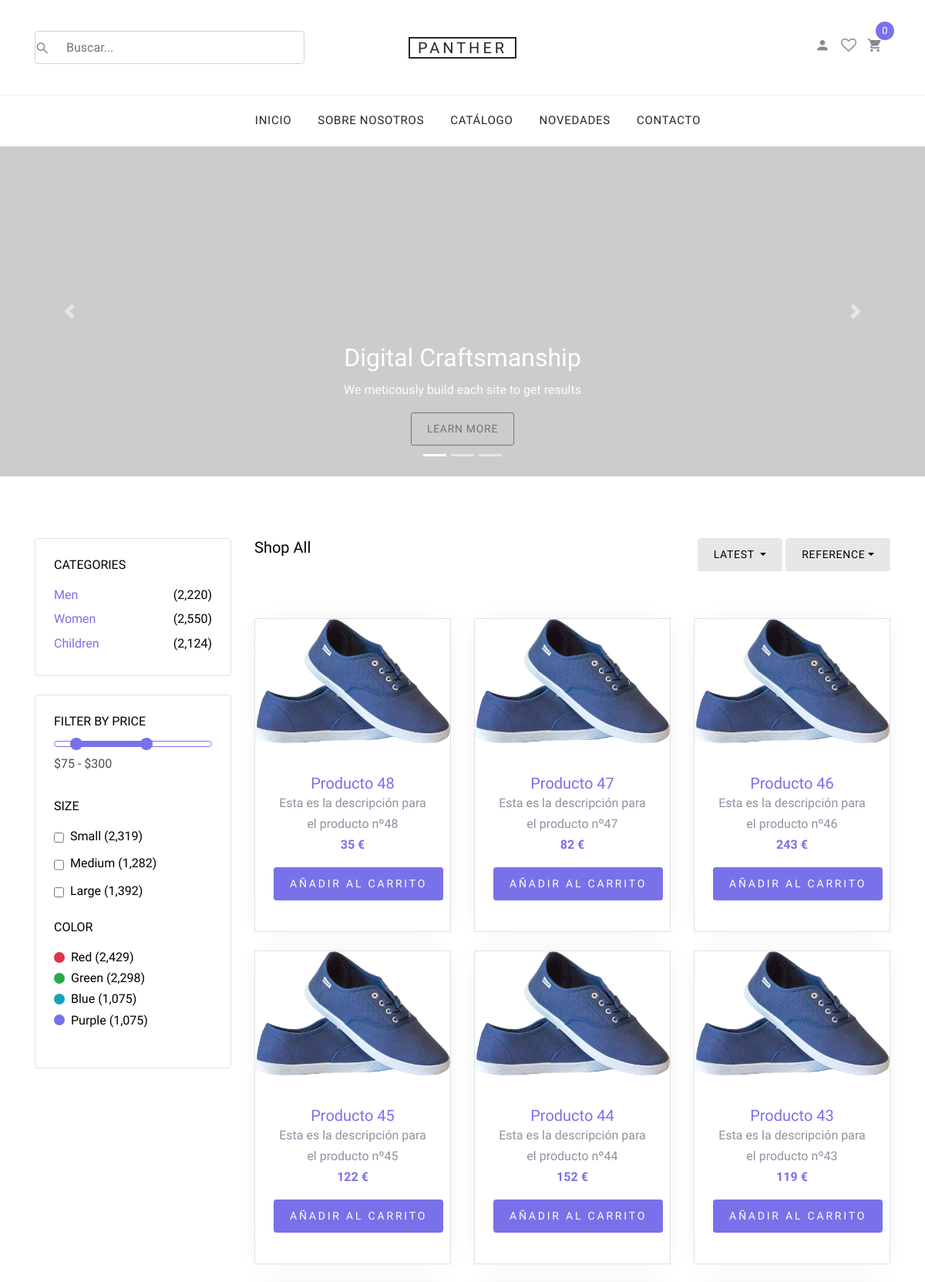
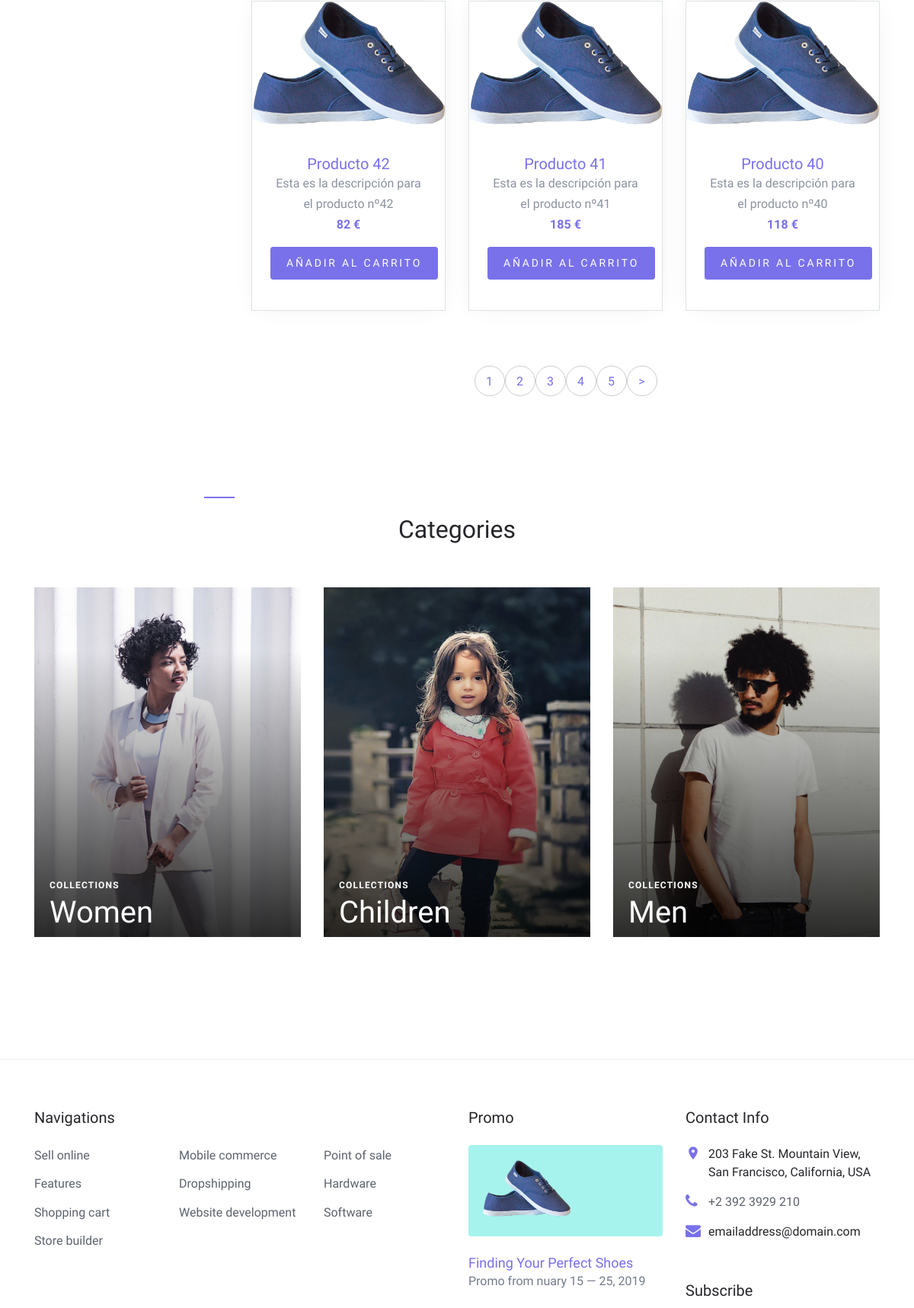
The page / (upper part) on the database its author committed (2 pictures, top to bottom).
### tables this page shows
CREATE TABLE `productos` (
  `id` int(11) NOT NULL,
  `nombre` varchar(300) NOT NULL,
  `descripcion` text NOT NULL,
  `precio` double NOT NULL,
  `imagen` varchar(200) NOT NULL,
  `inventario` int(11) NOT NULL,
  `id_categoria` int(11) NOT NULL,
  `talla` varchar(100) NOT NULL,
  `color` varchar(100) NOT NULL
);

### index.php (the view, shortened to what this page needs)
<!DOCTYPE html>
<html lang="en">
<head>
  <link rel="stylesheet" href="fonts/icomoon/style.css">
  <link rel="stylesheet" href="css/bootstrap.min.css">
  <link rel="stylesheet" href="css/magnific-popup.css">
  <link rel="stylesheet" href="css/jquery-ui.css">
  <link rel="stylesheet" href="css/owl.carousel.min.css">
  <link rel="stylesheet" href="css/owl.theme.default.min.css">
  <link rel="stylesheet" href="css/aos.css">
  <link rel="stylesheet" href="css/style.css">
</head>
<body>
  <div class="site-wrap">
    <?php include("./layouts/header.php"); ?>
    <div id="carousel" class="carousel slide carousel-fade" data-ride="carousel" data-interval="6000">
      <ol class="carousel-indicators">
        <li data-target="#carousel" data-slide-to="0" class="active"></li>
        <li data-target="#carousel" data-slide-to="1"></li>
        <li data-target="#carousel" data-slide-to="2"></li>
      </ol>
      <div class="carousel-inner" role="listbox">
        <div class="carousel-item active">
          <a href="https://bootstrapcreative.com/">
            <picture>
              <source srcset="https://dummyimage.com/2000x500/007aeb/4196e5" media="(min-width: 1400px)">
              <source srcset="https://dummyimage.com/1400x500/#007aeb/4196e5" media="(min-width: 769px)">
              <source srcset="https://dummyimage.com/800x500/007aeb/4196e5" media="(min-width: 577px)">
              <img srcset="https://dummyimage.com/600x500/007aeb/4196e5" alt="responsive image" class="d-block img-fluid">
            </picture>
            <div class="carousel-caption">
              <div>
                <h2>Digital Craftsmanship</h2>
                <p>We meticously build each site to get results</p>
                <span class="btn btn-sm btn-outline-secondary">Learn More</span>
              </div>
            </div>
          </a>
        </div>
      </div>
      <a class="carousel-control-prev" href="#carousel" role="button" data-slide="prev">
        <span class="carousel-control-prev-icon" aria-hidden="true"></span>
      </a>
      <a class="carousel-control-next" href="#carousel" role="button" data-slide="next">
        <span class="carousel-control-next-icon" aria-hidden="true"></span>
      </a>
    </div>
    <div class="site-section">
      <div class="container">
        <div class="row mb-5">
          <div class="col-md-9 order-2">
            <div class="row">
              <div class="col-md-12 mb-5">
                <div class="float-md-left mb-4">
                  <h2 class="text-black h5">Shop All</h2>
                </div>
                <div class="d-flex">
                  <div class="dropdown mr-1 ml-md-auto">
                    <button type="button" class="btn btn-secondary btn-sm dropdown-toggle" id="dropdownMenuOffset" data-toggle="dropdown" aria-haspopup="true" aria-expanded="false">
                      Latest
                    </button>
                  </div>
                  <div class="btn-group">
                    <button type="button" class="btn btn-secondary btn-sm dropdown-toggle" id="dropdownMenuReference" data-toggle="dropdown">Reference</button>
                  </div>
                </div>
              </div>
            </div>
            <div class="row mb-5">
              <?php
              include('./php/conexion.php');
              $limite = 9;
              $totalQuery = $conexion->query('SELECT COUNT(*) FROM productos') or die($conexion->error);
              $totalProductos = mysqli_fetch_row($totalQuery);
              $totalBotones = round($totalProductos[0] / $limite);
              if (isset($_GET['limite'])) {
                $resultado = $conexion->query("select * from productos order by id DESC limit " . $_GET['limite'] . "," . $limite) or die($conexion->error);
              } else {
                $resultado = $conexion->query("select * from productos order by id DESC limit " . $limite) or die($conexion->error);
              }
              while ($fila = mysqli_fetch_array($resultado)) {
              ?>
                <div class="col-sm-6 col-lg-4 mb-4" data-aos="fade-up">
                  <div class="block-4 text-center border">
                    <figure class="block-4-image">
                      <a href="shop-single.php?id=<?php echo $fila['id']; ?>">
                        <img src="images/<?php echo $fila['imagen']; ?>" alt="<?php echo $fila['nombre']; ?>" class="img-fluid"></a>
                    </figure>
                    <div class="block-4-text p-4">
                      <h3><a href="shop-single.php?id=<?php echo $fila['id']; ?>"><?php echo $fila['nombre']; ?></a></h3>
                      <p class="mb-0"><?php echo $fila['descripcion']; ?></p>
                      <p class="text-primary font-weight-bold"><?php echo $fila['precio']; ?> €</p>
                      <p><a href="cart.php?id=<?php echo $fila[0]; ?>" class="buy-now btn btn-sm btn-primary bntComprar">Añadir al Carrito</a></p>
                    </div>
                  </div>
                </div>
              <?php } ?>
            </div>
            <div class="row" data-aos="fade-up">
              <div class="col-md-12 text-center">
                <div class="site-block-27">
                  <ul>
                    <?php
                    for ($k = 0; $k < $totalBotones; $k++) {
                      echo '<li><a href="index.php?limite=' . ($k * 10) . '">' . ($k + 1) . '</a></li>';
                    }
                    if (isset($_GET['limite'])) {
                      if ($_GET['limite'] + $limite < $totalBotones * $limite) {
                        echo '<li><a href="index.php?limite=' . ($_GET['limite'] + $limite) . '">&gt;</a></li>';
                      }
                    } else {
                      echo '<li><a href="index.php?limite=' . $limite . '">&gt;</a></li>';
                    }
                    ?>
                  </ul>
                </div>
              </div>
            </div>
          </div>
          <div class="col-md-3 order-1 mb-5 mb-md-0">
            <div class="border p-4 rounded mb-4">
              <h3 class="mb-3 h6 text-uppercase text-black d-block">Categories</h3>
              <ul class="list-unstyled mb-0">
                <li class="mb-1"><a href="#" class="d-flex"><span>Men</span> <span class="text-black ml-auto">(2,220)</span></a></li>
                <li class="mb-1"><a href="#" class="d-flex"><span>Women</span> <span class="text-black ml-auto">(2,550)</span></a></li>
                <li class="mb-1"><a href="#" class="d-flex"><span>Children</span> <span class="text-black ml-auto">(2,124)</span></a></li>
              </ul>
            </div>
            <div class="border p-4 rounded mb-4">
              <div class="mb-4">
                <h3 class="mb-3 h6 text-uppercase text-black d-block">Filter by Price</h3>
                <div id="slider-range" class="border-primary"></div>
                <input type="text" name="text" id="amount" class="form-control border-0 pl-0 bg-white" disabled="" />
              </div>
              <div class="mb-4">
                <h3 class="mb-3 h6 text-uppercase text-black d-block">Size</h3>
                <label for="s_sm" class="d-flex">
                  <input type="checkbox" id="s_sm" class="mr-2 mt-1"> <span class="text-black">Small (2,319)</span>
                </label>
                <label for="s_md" class="d-flex">
                  <input type="checkbox" id="s_md" class="mr-2 mt-1"> <span class="text-black">Medium (1,282)</span>
                </label>
                <label for="s_lg" class="d-flex">
                  <input type="checkbox" id="s_lg" class="mr-2 mt-1"> <span class="text-black">Large (1,392)</span>
                </label>
              </div>
              <div class="mb-4">
                <h3 class="mb-3 h6 text-uppercase text-black d-block">Color</h3>
                <a href="#" class="d-flex color-item align-items-center">
                  <span class="bg-danger color d-inline-block rounded-circle mr-2"></span> <span class="text-black">Red (2,429)</span>
                </a>
                <a href="#" class="d-flex color-item align-items-center">
                  <span class="bg-success color d-inline-block rounded-circle mr-2"></span> <span class="text-black">Green (2,298)</span>
                </a>
                <a href="#" class="d-flex color-item align-items-center">
                  <span class="bg-info color d-inline-block rounded-circle mr-2"></span> <span class="text-black">Blue (1,075)</span>
                </a>
                <a href="#" class="d-flex color-item align-items-center">
                  <span class="bg-primary color d-inline-block rounded-circle mr-2"></span> <span class="text-black">Purple (1,075)</span>
                </a>
              </div>
            </div>
          </div>
        </div>
        <div class="row">
          <div class="col-md-12">
            <div class="site-section site-blocks-2">
              <div class="row justify-content-center text-center mb-5">
                <div class="col-md-7 site-section-heading pt-4">
                  <h2>Categories</h2>
                </div>
              </div>
              <div class="row">
                <div class="col-sm-6 col-md-6 col-lg-4 mb-4 mb-lg-0" data-aos="fade" data-aos-delay="">
                  <a class="block-2-item" href="#">
                    <figure class="image">
                      <img src="images/women.jpg" alt="" class="img-fluid">
                    </figure>
                    <div class="text">
                      <span class="text-uppercase">Collections</span>
                      <h3>Women</h3>
                    </div>
                  </a>
                </div>
                <div class="col-sm-6 col-md-6 col-lg-4 mb-5 mb-lg-0" data-aos="fade" data-aos-delay="100">
                  <a class="block-2-item" href="#">
                    <figure class="image">
                      <img src="images/children.jpg" alt="" class="img-fluid">
                    </figure>
                    <div class="text">
                      <span class="text-uppercase">Collections</span>
                      <h3>Children</h3>
                    </div>
                  </a>
                </div>
                <div class="col-sm-6 col-md-6 col-lg-4 mb-5 mb-lg-0" data-aos="fade" data-aos-delay="200">
                  <a class="block-2-item" href="#">
                    <figure class="image">
                      <img src="images/men.jpg" alt="" class="img-fluid">
                    </figure>
                    <div class="text">
                      <span class="text-uppercase">Collections</span>
                      <h3>Men</h3>
                    </div>
                  </a>
                </div>
              </div>
            </div>
          </div>
        </div>
      </div>
    </div>
    <?php include("./layouts/footer.php"); ?>
  </div>
</body>
</html>

### layouts/header.php (shortened to what this page needs)
<head>
</head>
<header class="site-navbar" role="banner">
  <div class="site-navbar-top">
    <div class="container">
      <div class="row align-items-center">
        <div class="col-6 col-md-4 order-2 order-md-1 site-search-icon text-left">
          <form action="./busqueda.php" class="site-block-top-search" method="GET">
            <span class="icon icon-search2"></span>
            <input type="text" class="form-control" placeholder="Buscar..." name="texto">
          </form>
        </div>
        <div class="col-12 mb-3 mb-md-0 col-md-4 order-1 order-md-2 text-center">
          <div class="site-logo">
            <a href="index.php" class="js-logo-clone">Panther</a>
          </div>
        </div>
        <div class="col-6 col-md-4 order-3 order-md-3 text-right">
          <div class="site-top-icons">
            <ul>
              <li><a href="./login.php"><span class="icon icon-person"></span></a></li>
              <li><a href="#"><span class="icon icon-heart-o"></span></a></li>
              <li>
                <a href="cart.php" class="site-cart">
                  <span class="icon icon-shopping_cart"></span>
                  <span class="count">
                    <?php
                    if (isset($_SESSION['carrito'])) {
                      echo count($_SESSION['carrito']);
                    } else {
                      echo 0;
                    }
                    ?>
                  </span>
                </a>
              </li>
            </ul>
          </div>
        </div>
      </div>
    </div>
  </div>
  <nav class="site-navigation text-right text-md-center" role="navigation">
    <div class="container">
      <ul class="site-menu js-clone-nav d-none d-md-block">
        <li>
          <a href="index.php">Inicio</a>
        </li>
        <li>
          <a href="about.php">Sobre Nosotros</a>
        </li>
        <li><a href="#">Catálogo</a></li>
        <li><a href="#">Novedades</a></li>
        <li><a href="contacto.php">Contacto</a></li>
      </ul>
    </div>
  </nav>
</header>

### layouts/footer.php (shortened to what this page needs)
<footer class="site-footer border-top">
      <div class="container">
        <div class="row">
          <div class="col-lg-6 mb-5 mb-lg-0">
            <div class="row">
              <div class="col-md-12">
                <h3 class="footer-heading mb-4">Navigations</h3>
              </div>
              <div class="col-md-6 col-lg-4">
                <ul class="list-unstyled">
                  <li><a href="#">Sell online</a></li>
                  <li><a href="#">Features</a></li>
                  <li><a href="#">Shopping cart</a></li>
                  <li><a href="#">Store builder</a></li>
                </ul>
              </div>
              <div class="col-md-6 col-lg-4">
                <ul class="list-unstyled">
                  <li><a href="#">Mobile commerce</a></li>
                  <li><a href="#">Dropshipping</a></li>
                  <li><a href="#">Website development</a></li>
                </ul>
              </div>
              <div class="col-md-6 col-lg-4">
                <ul class="list-unstyled">
                  <li><a href="#">Point of sale</a></li>
                  <li><a href="#">Hardware</a></li>
                  <li><a href="#">Software</a></li>
                </ul>
              </div>
            </div>
          </div>
          <div class="col-md-6 col-lg-3 mb-4 mb-lg-0">
            <h3 class="footer-heading mb-4">Promo</h3>
            <a href="#" class="block-6">
              <img src="images/hero_1.jpg" alt="Image placeholder" class="img-fluid rounded mb-4">
              <h3 class="font-weight-light  mb-0">Finding Your Perfect Shoes</h3>
              <p>Promo from  nuary 15 &mdash; 25, 2019</p>
            </a>
          </div>
          <div class="col-md-6 col-lg-3">
            <div class="block-5 mb-5">
              <h3 class="footer-heading mb-4">Contact Info</h3>
              <ul class="list-unstyled">
                <li class="address">203 Fake St. Mountain View, San Francisco, California, USA</li>
                <li class="phone"><a href="tel://23923929210">+2 392 3929 210</a></li>
                <li class="email">emailaddress@domain.com</li>
              </ul>
            </div>
            <div class="block-7">
              <form action="#" method="post">
                <label for="email_subscribe" class="footer-heading">Subscribe</label>
              </form>
            </div>
          </div>
        </div>
      </div>
    </footer>

### rows shown on the page
productos: imagen (picture), nombre "Producto 48", descripcion "Esta es la descripción para el producto nº48", precio "35"
productos: imagen (picture), nombre "Producto 47", descripcion "Esta es la descripción para el producto nº47", precio "82"
productos: imagen (picture), nombre "Producto 46", descripcion "Esta es la descripción para el producto nº46", precio "243"
productos: imagen (picture), nombre "Producto 45", descripcion "Esta es la descripción para el producto nº45", precio "122"
productos: imagen (picture), nombre "Producto 44", descripcion "Esta es la descripción para el producto nº44", precio "152"
productos: imagen (picture), nombre "Producto 43", descripcion "Esta es la descripción para el producto nº43", precio "119"
productos: imagen (picture), nombre "Producto 42", descripcion "Esta es la descripción para el producto nº42", precio "82"
productos: imagen (picture), nombre "Producto 41", descripcion "Esta es la descripción para el producto nº41", precio "185"
productos: imagen (picture), nombre "Producto 40", descripcion "Esta es la descripción para el producto nº40", precio "118"
